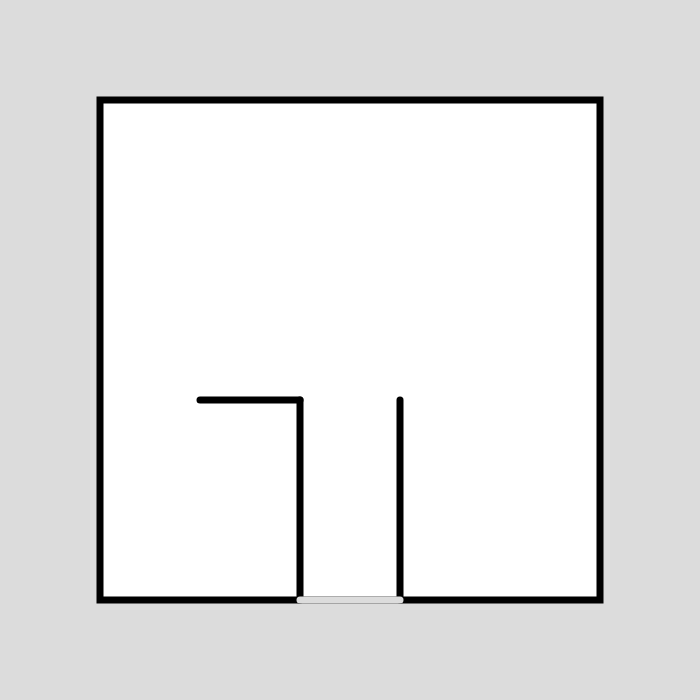
Frame 1 (no input)
Frame 60 (no input): identical to frame 1, image omitted
Frame 120 (the mouse pressed at the canvas centre since frame 60): identical to frame 1, image omitted

The p5.js sketch that drew this single still picture (run headless with seeded random() and noise() and a simulated clock; from frame 60 on, the mouse is pressed at the canvas centre):

// p5.js sketch
// ── sketch.js
function setup() {
  createCanvas(700, 700);
}

function draw() {
  background(220);
  strokeWeight(7);
  stroke("black")
  
rect(100,100,500)
  line(300,600,300,400)
  line(400,600,400,400)
  line(200,400,300,400)
stroke(220);
  line(300,600,400,600)
  

  
}
